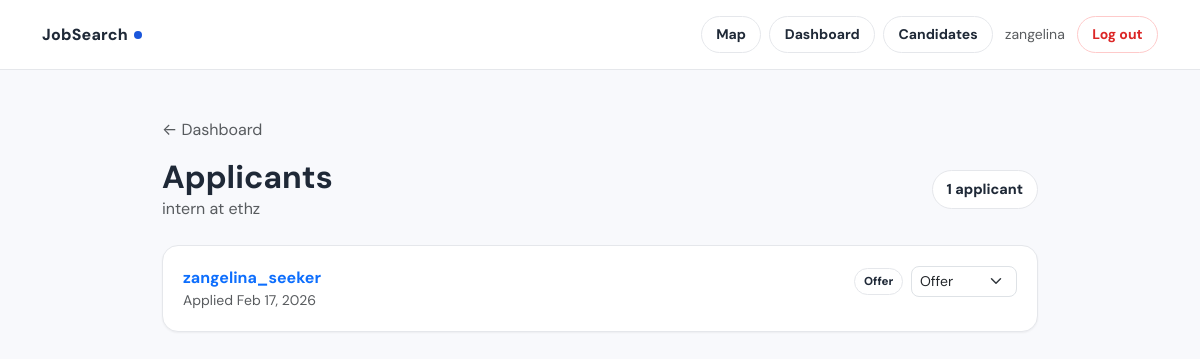
Screenshot of /recruiter/jobs/2/applicants/ (signed in) with the database file from the repository.
### jobs/models.py (models this page shows, shortened)
class CustomUser(AbstractUser):
    class Role(models.TextChoices):
        JOB_SEEKER = "job_seeker", "Job Seeker"
        RECRUITER = "recruiter", "Recruiter"
        ADMIN = "admin", "Admin"
    role = models.CharField(
        max_length=20,
        choices=Role.choices,
        default=Role.JOB_SEEKER,
    )
    def is_job_seeker(self):
        return self.role == self.Role.JOB_SEEKER
    def is_recruiter(self):
        return self.role == self.Role.RECRUITER

class JobPosting(models.Model):
    class JobType(models.TextChoices):
        REMOTE = "remote", "Remote"
        ONSITE = "onsite", "On-site"
        HYBRID = "hybrid", "Hybrid"
    class ExperienceLevel(models.TextChoices):
        ENTRY = "entry", "Entry Level"
        MID = "mid", "Mid Level"
        SENIOR = "senior", "Senior Level"
        INTERN = "intern", "Internship"
    recruiter = models.ForeignKey(
        CustomUser, on_delete=models.CASCADE, related_name="job_postings"
    )
    title = models.CharField(max_length=200)
    company = models.CharField(max_length=200)
    description = models.TextField()
    skills = models.TextField(blank=True, help_text="Comma-separated skills")
    location = models.CharField(max_length=200, blank=True)
    latitude = models.FloatField(null=True, blank=True)
    longitude = models.FloatField(null=True, blank=True)
    job_type = models.CharField(
        max_length=20, choices=JobType.choices, default=JobType.ONSITE
    )
    experience_level = models.CharField(
        max_length=20, choices=ExperienceLevel.choices, default=ExperienceLevel.ENTRY
    )
    salary_min = models.PositiveIntegerField(null=True, blank=True)
    salary_max = models.PositiveIntegerField(null=True, blank=True)
    visa_sponsorship = models.BooleanField(default=False)
    is_active = models.BooleanField(default=True)
    created_at = models.DateTimeField(auto_now_add=True)
    updated_at = models.DateTimeField(auto_now=True)
    class Meta:
        ordering = ["-created_at"]

class Application(models.Model):
    class Status(models.TextChoices):
        APPLIED = "applied", "Applied"
        REVIEW = "review", "In Review"
        INTERVIEW = "interview", "Interview"
        OFFER = "offer", "Offer"
        CLOSED = "closed", "Closed"
    job = models.ForeignKey(
        JobPosting, on_delete=models.CASCADE, related_name="applications"
    )
    applicant = models.ForeignKey(
        settings.AUTH_USER_MODEL, on_delete=models.CASCADE, related_name="applications"
    )
    note = models.TextField(blank=True)
    status = models.CharField(
        max_length=20, choices=Status.choices, default=Status.APPLIED
    )
    created_at = models.DateTimeField(auto_now_add=True)
    class Meta:
        constraints = [
            models.UniqueConstraint(
                fields=["job", "applicant"], name="unique_application_per_job"
            )
        ]

### jobs/views.py (the view)
# urls.py: path("recruiter/jobs/<int:pk>/applicants/", views.job_applicants, name="job_applicants"),
@login_required
def job_applicants(request, pk):
    if not request.user.is_recruiter():
        return redirect("home")
    job = get_object_or_404(JobPosting, pk=pk, recruiter=request.user)
    apps = Application.objects.filter(job=job).select_related("applicant").order_by("-created_at")
    return render(request, "jobs/job_applicants.html", {"job": job, "applications": apps})

### jobs/templates/jobs/job_applicants.html (shortened to what this page needs)
{% extends "jobs/base.html" %}
{% block content %}
<div class="container py-5" style="max-width: 900px;">
  <a href="{% url 'recruiter_dashboard' %}" class="text-decoration-none text-muted d-inline-flex align-items-center gap-1 mb-3">
    ← Dashboard
  </a>
  <div class="d-flex justify-content-between align-items-center mb-4">
    <div>
      <h2 class="fw-bold mb-0">Applicants</h2>
      <p class="text-muted mb-0">{{ job.title }} at {{ job.company }}</p>
    </div>
    <span class="js-badge js-badge-brand" style="font-size:.9rem;padding:8px 14px;">
      {{ applications|length }} applicant{{ applications|length|pluralize }}
    </span>
  </div>
  {% if applications %}
    {% for app in applications %}
    <div class="js-card mb-2">
      <div class="d-flex justify-content-between align-items-start">
        <div>
          <a href="{% url 'view_candidate' app.applicant.pk %}" class="text-decoration-none fw-bold">
            {{ app.applicant.username }}
          </a>
          <div class="text-muted small">Applied {{ app.created_at|date:"M j, Y" }}</div>
        </div>
        <div class="d-flex align-items-center gap-2">
          <span class="js-badge status-{{ app.status }}">{{ app.get_status_display }}</span>
          <form method="post" action="{% url 'update_application_status' app.pk %}" class="d-inline">
            <select name="status" class="form-select form-select-sm" style="width:auto;border-radius:8px;"
                    onchange="this.form.submit()">
              <option value="offer" {% if app.status == "offer" %}selected{% endif %}>Offer</option>
            </select>
          </form>
        </div>
      </div>
    </div>
    {% endfor %}
  {% else %}
    <div class="js-card text-center py-5">
      <div style="font-size:2.5rem;margin-bottom:.5rem;">📋</div>
      <h5 class="fw-bold">No applicants yet</h5>
      <p class="text-muted">Applicants will appear here when they apply.</p>
    </div>
  {% endif %}
</div>
{% endblock %}

### jobs/templates/jobs/base.html (shortened to what this page needs)
<!doctype html>
<html lang="en">
<head>
  <link href="https://cdn.jsdelivr.net/npm/bootstrap@5.3.3/dist/css/bootstrap.min.css" rel="stylesheet">
</head>
<body>
<nav class="js-nav">
  <div class="container d-flex align-items-center py-3">
    <a class="js-brand" href="{% url 'home' %}">
      JobSearch<span class="js-brand-dot"></span>
    </a>
    <div class="ms-auto d-flex align-items-center gap-2">
      {% if user.is_authenticated %}
        <a class="btn btn-ghost btn-sm" href="{% url 'job_map' %}">Map</a>
        {% if user.is_recruiter %}
          <a class="btn btn-ghost btn-sm" href="{% url 'recruiter_dashboard' %}">Dashboard</a>
          <a class="btn btn-ghost btn-sm" href="{% url 'recruiter_candidate_search' %}">Candidates</a>
        {% endif %}
        <span class="text-muted small ms-1">{{ user.username }}</span>
        <form method="post" action="{% url 'logout' %}" class="d-inline ms-1">
          <button class="btn btn-ghost btn-sm" type="submit" style="color:var(--danger);border-color:#fecaca;">Log out</button>
        </form>
      {% else %}
        <a class="btn btn-ghost btn-sm" href="{% url 'register_recruiter' %}">Recruiter</a>
        <a class="btn btn-ghost btn-sm" href="{% url 'register_seeker' %}">Job Seeker</a>
        <a class="btn btn-brand btn-sm" href="{% url 'login' %}">Sign in</a>
      {% endif %}
    </div>
  </div>
</nav>
{% block content %}{% endblock %}
</body>
</html>

### jobs/templates/jobs/base.html (style rules this page uses)
:root { --brand: #1a56db; --brand-light: #e8effc; --brand-dark: #0f3a94; --surface: #f8f9fc; --card: #ffffff; --border: #e5e7eb; --text: #1f2937; --text-muted: #6b7280; --success: #059669; --danger: #dc2626; --warning: #d97706; --info: #0891b2; --shadow-sm: 0 1px 2px rgba(0,0,0,.05); --shadow-md: 0 8px 24px rgba(17,24,39,.08); }
body { font-family: "DM Sans", system-ui, -apple-system, Segoe UI, Roboto, Arial, sans-serif; background: var(--surface); color: var(--text); }
.js-nav { background: rgba(255,255,255,.9); backdrop-filter: blur(10px); border-bottom: 1px solid var(--border); position: sticky; top: 0; z-index: 100; }
.js-brand { text-decoration: none; font-weight: 800; color: var(--text); letter-spacing: .2px; }
.js-brand-dot { width: 8px; height: 8px; border-radius: 50%; display: inline-block; width: 8px; height: 8px; background: var(--brand); border-radius: 999px; margin-left: 6px; transform: translateY(-1px); }
.btn-ghost { background: white; border: 1px solid var(--border); border-radius: 999px; font-weight: 700; color: var(--text); padding: .45rem .9rem; }
.js-card { background: var(--card); border: 1px solid var(--border); border-radius: 16px; padding: 1.25rem; box-shadow: var(--shadow-sm); }
.js-badge { display: inline-flex; align-items: center; gap: .25rem; padding: .25rem .55rem; border-radius: 999px; font-size: .72rem; font-weight: 800; border: 1px solid var(--border); background: white; color: var(--text); }

### rows the page displays
CustomUser: username "zangelina"
JobPosting: title "intern", company "ethz"
Application: applicant.username "zangelina_seeker", created_at "Feb 17, 2026", status "Offer"

### other values shown
{{ applications|length }} "1"
